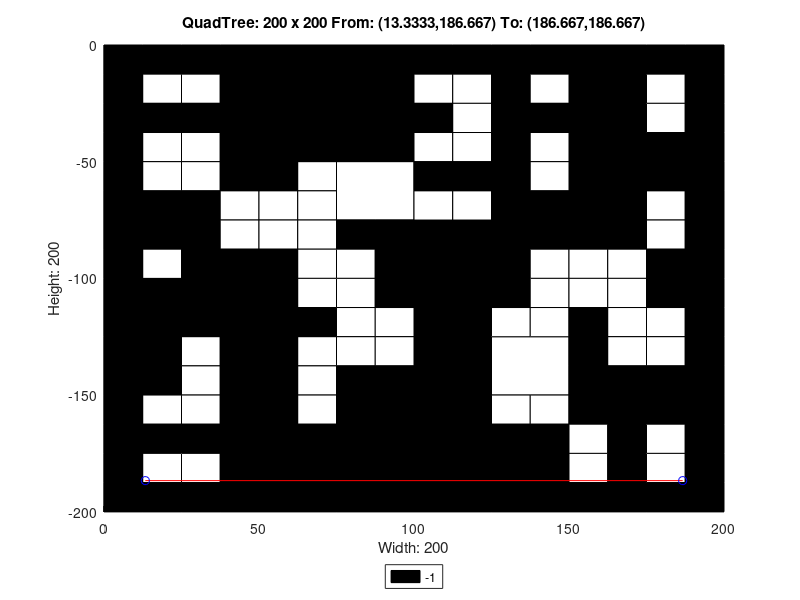

This chart was generated by the following MATLAB code:
axis([0 200 -200 0]);
title('QuadTree: 200 x 200 From: (13.3333,186.667) To: (186.667,186.667)');
xlabel('Width: 200');
ylabel('Height: 200');
rectangle('Position',[50 -50 50 50], 'FaceColor',[0 0 0]);
rectangle('Position',[75 -75 25 25], 'FaceColor',[1 1 1]);
rectangle('Position',[150 -25 25 25], 'FaceColor',[0 0 0]);
rectangle('Position',[150 -50 25 25], 'FaceColor',[0 0 0]);
rectangle('Position',[100 -100 25 25], 'FaceColor',[0 0 0]);
rectangle('Position',[150 -75 25 25], 'FaceColor',[0 0 0]);
rectangle('Position',[0 -125 25 25], 'FaceColor',[0 0 0]);
rectangle('Position',[25 -125 25 25], 'FaceColor',[0 0 0]);
rectangle('Position',[0 -150 25 25], 'FaceColor',[0 0 0]);
rectangle('Position',[75 -175 25 25], 'FaceColor',[0 0 0]);
rectangle('Position',[50 -200 25 25], 'FaceColor',[0 0 0]);
rectangle('Position',[75 -200 25 25], 'FaceColor',[0 0 0]);
rectangle('Position',[100 -125 25 25], 'FaceColor',[0 0 0]);
rectangle('Position',[100 -150 25 25], 'FaceColor',[0 0 0]);
rectangle('Position',[125 -150 25 25], 'FaceColor',[1 1 1]);
rectangle('Position',[100 -175 25 25], 'FaceColor',[0 0 0]);
rectangle('Position',[100 -200 25 25], 'FaceColor',[0 0 0]);
rectangle('Position',[125 -200 25 25], 'FaceColor',[0 0 0]);
rectangle('Position',[0 -12.5 12.5 12.5], 'FaceColor',[0 0 0]);
rectangle('Position',[12.5 -12.5 12.5 12.5], 'FaceColor',[0 0 0]);
rectangle('Position',[0 -25 12.5 12.5], 'FaceColor',[0 0 0]);
rectangle('Position',[12.5 -25 12.5 12.5], 'FaceColor',[1 1 1]);
rectangle('Position',[25 -12.5 12.5 12.5], 'FaceColor',[0 0 0]);
rectangle('Position',[37.5 -12.5 12.5 12.5], 'FaceColor',[0 0 0]);
rectangle('Position',[25 -25 12.5 12.5], 'FaceColor',[1 1 1]);
rectangle('Position',[37.5 -25 12.5 12.5], 'FaceColor',[0 0 0]);
rectangle('Position',[0 -37.5 12.5 12.5], 'FaceColor',[0 0 0]);
rectangle('Position',[12.5 -37.5 12.5 12.5], 'FaceColor',[0 0 0]);
rectangle('Position',[0 -50 12.5 12.5], 'FaceColor',[0 0 0]);
rectangle('Position',[12.5 -50 12.5 12.5], 'FaceColor',[1 1 1]);
rectangle('Position',[25 -37.5 12.5 12.5], 'FaceColor',[0 0 0]);
rectangle('Position',[37.5 -37.5 12.5 12.5], 'FaceColor',[0 0 0]);
rectangle('Position',[25 -50 12.5 12.5], 'FaceColor',[1 1 1]);
rectangle('Position',[37.5 -50 12.5 12.5], 'FaceColor',[0 0 0]);
rectangle('Position',[0 -62.5 12.5 12.5], 'FaceColor',[0 0 0]);
rectangle('Position',[12.5 -62.5 12.5 12.5], 'FaceColor',[1 1 1]);
rectangle('Position',[0 -75 12.5 12.5], 'FaceColor',[0 0 0]);
rectangle('Position',[12.5 -75 12.5 12.5], 'FaceColor',[0 0 0]);
rectangle('Position',[25 -62.5 12.5 12.5], 'FaceColor',[1 1 1]);
rectangle('Position',[37.5 -62.5 12.5 12.5], 'FaceColor',[0 0 0]);
rectangle('Position',[25 -75 12.5 12.5], 'FaceColor',[0 0 0]);
rectangle('Position',[37.5 -75 12.5 12.5], 'FaceColor',[1 1 1]);
rectangle('Position',[0 -87.5 12.5 12.5], 'FaceColor',[0 0 0]);
rectangle('Position',[12.5 -87.5 12.5 12.5], 'FaceColor',[0 0 0]);
rectangle('Position',[0 -100 12.5 12.5], 'FaceColor',[0 0 0]);
rectangle('Position',[12.5 -100 12.5 12.5], 'FaceColor',[1 1 1]);
rectangle('Position',[25 -87.5 12.5 12.5], 'FaceColor',[0 0 0]);
rectangle('Position',[37.5 -87.5 12.5 12.5], 'FaceColor',[1 1 1]);
rectangle('Position',[25 -100 12.5 12.5], 'FaceColor',[0 0 0]);
rectangle('Position',[37.5 -100 12.5 12.5], 'FaceColor',[0 0 0]);
rectangle('Position',[50 -62.5 12.5 12.5], 'FaceColor',[0 0 0]);
rectangle('Position',[62.5 -62.5 12.5 12.5], 'FaceColor',[1 1 1]);
rectangle('Position',[50 -75 12.5 12.5], 'FaceColor',[1 1 1]);
rectangle('Position',[62.5 -75 12.5 12.5], 'FaceColor',[1 1 1]);
rectangle('Position',[50 -87.5 12.5 12.5], 'FaceColor',[1 1 1]);
rectangle('Position',[62.5 -87.5 12.5 12.5], 'FaceColor',[1 1 1]);
rectangle('Position',[50 -100 12.5 12.5], 'FaceColor',[0 0 0]);
rectangle('Position',[62.5 -100 12.5 12.5], 'FaceColor',[1 1 1]);
rectangle('Position',[75 -87.5 12.5 12.5], 'FaceColor',[0 0 0]);
rectangle('Position',[87.5 -87.5 12.5 12.5], 'FaceColor',[0 0 0]);
rectangle('Position',[75 -100 12.5 12.5], 'FaceColor',[1 1 1]);
rectangle('Position',[87.5 -100 12.5 12.5], 'FaceColor',[0 0 0]);
rectangle('Position',[100 -12.5 12.5 12.5], 'FaceColor',[0 0 0]);
rectangle('Position',[112.5 -12.5 12.5 12.5], 'FaceColor',[0 0 0]);
rectangle('Position',[100 -25 12.5 12.5], 'FaceColor',[1 1 1]);
rectangle('Position',[112.5 -25 12.5 12.5], 'FaceColor',[1 1 1]);
rectangle('Position',[125 -12.5 12.5 12.5], 'FaceColor',[0 0 0]);
rectangle('Position',[137.5 -12.5 12.5 12.5], 'FaceColor',[0 0 0]);
rectangle('Position',[125 -25 12.5 12.5], 'FaceColor',[0 0 0]);
rectangle('Position',[137.5 -25 12.5 12.5], 'FaceColor',[1 1 1]);
rectangle('Position',[100 -37.5 12.5 12.5], 'FaceColor',[0 0 0]);
rectangle('Position',[112.5 -37.5 12.5 12.5], 'FaceColor',[1 1 1]);
rectangle('Position',[100 -50 12.5 12.5], 'FaceColor',[1 1 1]);
rectangle('Position',[112.5 -50 12.5 12.5], 'FaceColor',[1 1 1]);
rectangle('Position',[125 -37.5 12.5 12.5], 'FaceColor',[0 0 0]);
rectangle('Position',[137.5 -37.5 12.5 12.5], 'FaceColor',[0 0 0]);
rectangle('Position',[125 -50 12.5 12.5], 'FaceColor',[0 0 0]);
rectangle('Position',[137.5 -50 12.5 12.5], 'FaceColor',[1 1 1]);
rectangle('Position',[175 -12.5 12.5 12.5], 'FaceColor',[0 0 0]);
rectangle('Position',[187.5 -12.5 12.5 12.5], 'FaceColor',[0 0 0]);
rectangle('Position',[175 -25 12.5 12.5], 'FaceColor',[1 1 1]);
rectangle('Position',[187.5 -25 12.5 12.5], 'FaceColor',[0 0 0]);
rectangle('Position',[175 -37.5 12.5 12.5], 'FaceColor',[1 1 1]);
rectangle('Position',[187.5 -37.5 12.5 12.5], 'FaceColor',[0 0 0]);
rectangle('Position',[175 -50 12.5 12.5], 'FaceColor',[0 0 0]);
rectangle('Position',[187.5 -50 12.5 12.5], 'FaceColor',[0 0 0]);
rectangle('Position',[100 -62.5 12.5 12.5], 'FaceColor',[0 0 0]);
rectangle('Position',[112.5 -62.5 12.5 12.5], 'FaceColor',[0 0 0]);
rectangle('Position',[100 -75 12.5 12.5], 'FaceColor',[1 1 1]);
rectangle('Position',[112.5 -75 12.5 12.5], 'FaceColor',[1 1 1]);
rectangle('Position',[125 -62.5 12.5 12.5], 'FaceColor',[0 0 0]);
rectangle('Position',[137.5 -62.5 12.5 12.5], 'FaceColor',[1 1 1]);
rectangle('Position',[125 -75 12.5 12.5], 'FaceColor',[0 0 0]);
rectangle('Position',[137.5 -75 12.5 12.5], 'FaceColor',[0 0 0]);
rectangle('Position',[125 -87.5 12.5 12.5], 'FaceColor',[0 0 0]);
rectangle('Position',[137.5 -87.5 12.5 12.5], 'FaceColor',[0 0 0]);
rectangle('Position',[125 -100 12.5 12.5], 'FaceColor',[0 0 0]);
rectangle('Position',[137.5 -100 12.5 12.5], 'FaceColor',[1 1 1]);
rectangle('Position',[175 -62.5 12.5 12.5], 'FaceColor',[0 0 0]);
rectangle('Position',[187.5 -62.5 12.5 12.5], 'FaceColor',[0 0 0]);
rectangle('Position',[175 -75 12.5 12.5], 'FaceColor',[1 1 1]);
rectangle('Position',[187.5 -75 12.5 12.5], 'FaceColor',[0 0 0]);
rectangle('Position',[150 -87.5 12.5 12.5], 'FaceColor',[0 0 0]);
rectangle('Position',[162.5 -87.5 12.5 12.5], 'FaceColor',[0 0 0]);
rectangle('Position',[150 -100 12.5 12.5], 'FaceColor',[1 1 1]);
rectangle('Position',[162.5 -100 12.5 12.5], 'FaceColor',[1 1 1]);
rectangle('Position',[175 -87.5 12.5 12.5], 'FaceColor',[1 1 1]);
rectangle('Position',[187.5 -87.5 12.5 12.5], 'FaceColor',[0 0 0]);
rectangle('Position',[175 -100 12.5 12.5], 'FaceColor',[0 0 0]);
rectangle('Position',[187.5 -100 12.5 12.5], 'FaceColor',[0 0 0]);
rectangle('Position',[25 -137.5 12.5 12.5], 'FaceColor',[1 1 1]);
rectangle('Position',[37.5 -137.5 12.5 12.5], 'FaceColor',[0 0 0]);
rectangle('Position',[25 -150 12.5 12.5], 'FaceColor',[1 1 1]);
rectangle('Position',[37.5 -150 12.5 12.5], 'FaceColor',[0 0 0]);
rectangle('Position',[50 -112.5 12.5 12.5], 'FaceColor',[0 0 0]);
rectangle('Position',[62.5 -112.5 12.5 12.5], 'FaceColor',[1 1 1]);
rectangle('Position',[50 -125 12.5 12.5], 'FaceColor',[0 0 0]);
rectangle('Position',[62.5 -125 12.5 12.5], 'FaceColor',[0 0 0]);
rectangle('Position',[75 -112.5 12.5 12.5], 'FaceColor',[1 1 1]);
rectangle('Position',[87.5 -112.5 12.5 12.5], 'FaceColor',[0 0 0]);
rectangle('Position',[75 -125 12.5 12.5], 'FaceColor',[1 1 1]);
rectangle('Position',[87.5 -125 12.5 12.5], 'FaceColor',[1 1 1]);
rectangle('Position',[50 -137.5 12.5 12.5], 'FaceColor',[0 0 0]);
rectangle('Position',[62.5 -137.5 12.5 12.5], 'FaceColor',[1 1 1]);
rectangle('Position',[50 -150 12.5 12.5], 'FaceColor',[0 0 0]);
rectangle('Position',[62.5 -150 12.5 12.5], 'FaceColor',[1 1 1]);
rectangle('Position',[75 -137.5 12.5 12.5], 'FaceColor',[1 1 1]);
rectangle('Position',[87.5 -137.5 12.5 12.5], 'FaceColor',[1 1 1]);
rectangle('Position',[75 -150 12.5 12.5], 'FaceColor',[0 0 0]);
rectangle('Position',[87.5 -150 12.5 12.5], 'FaceColor',[0 0 0]);
rectangle('Position',[0 -162.5 12.5 12.5], 'FaceColor',[0 0 0]);
rectangle('Position',[12.5 -162.5 12.5 12.5], 'FaceColor',[1 1 1]);
rectangle('Position',[0 -175 12.5 12.5], 'FaceColor',[0 0 0]);
rectangle('Position',[12.5 -175 12.5 12.5], 'FaceColor',[0 0 0]);
rectangle('Position',[25 -162.5 12.5 12.5], 'FaceColor',[1 1 1]);
rectangle('Position',[37.5 -162.5 12.5 12.5], 'FaceColor',[0 0 0]);
rectangle('Position',[25 -175 12.5 12.5], 'FaceColor',[0 0 0]);
rectangle('Position',[37.5 -175 12.5 12.5], 'FaceColor',[0 0 0]);
rectangle('Position',[0 -187.5 12.5 12.5], 'FaceColor',[0 0 0]);
rectangle('Position',[12.5 -187.5 12.5 12.5], 'FaceColor',[1 1 1]);
rectangle('Position',[0 -200 12.5 12.5], 'FaceColor',[0 0 0]);
rectangle('Position',[12.5 -200 12.5 12.5], 'FaceColor',[0 0 0]);
rectangle('Position',[25 -187.5 12.5 12.5], 'FaceColor',[1 1 1]);
rectangle('Position',[37.5 -187.5 12.5 12.5], 'FaceColor',[0 0 0]);
rectangle('Position',[25 -200 12.5 12.5], 'FaceColor',[0 0 0]);
rectangle('Position',[37.5 -200 12.5 12.5], 'FaceColor',[0 0 0]);
rectangle('Position',[50 -162.5 12.5 12.5], 'FaceColor',[0 0 0]);
rectangle('Position',[62.5 -162.5 12.5 12.5], 'FaceColor',[1 1 1]);
rectangle('Position',[50 -175 12.5 12.5], 'FaceColor',[0 0 0]);
rectangle('Position',[62.5 -175 12.5 12.5], 'FaceColor',[0 0 0]);
rectangle('Position',[125 -112.5 12.5 12.5], 'FaceColor',[0 0 0]);
rectangle('Position',[137.5 -112.5 12.5 12.5], 'FaceColor',[1 1 1]);
rectangle('Position',[125 -125 12.5 12.5], 'FaceColor',[1 1 1]);
rectangle('Position',[137.5 -125 12.5 12.5], 'FaceColor',[1 1 1]);
rectangle('Position',[150 -112.5 12.5 12.5], 'FaceColor',[1 1 1]);
rectangle('Position',[162.5 -112.5 12.5 12.5], 'FaceColor',[1 1 1]);
rectangle('Position',[150 -125 12.5 12.5], 'FaceColor',[0 0 0]);
rectangle('Position',[162.5 -125 12.5 12.5], 'FaceColor',[1 1 1]);
rectangle('Position',[175 -112.5 12.5 12.5], 'FaceColor',[0 0 0]);
rectangle('Position',[187.5 -112.5 12.5 12.5], 'FaceColor',[0 0 0]);
rectangle('Position',[175 -125 12.5 12.5], 'FaceColor',[1 1 1]);
rectangle('Position',[187.5 -125 12.5 12.5], 'FaceColor',[0 0 0]);
rectangle('Position',[150 -137.5 12.5 12.5], 'FaceColor',[0 0 0]);
rectangle('Position',[162.5 -137.5 12.5 12.5], 'FaceColor',[1 1 1]);
rectangle('Position',[150 -150 12.5 12.5], 'FaceColor',[0 0 0]);
rectangle('Position',[162.5 -150 12.5 12.5], 'FaceColor',[0 0 0]);
rectangle('Position',[175 -137.5 12.5 12.5], 'FaceColor',[1 1 1]);
rectangle('Position',[187.5 -137.5 12.5 12.5], 'FaceColor',[0 0 0]);
rectangle('Position',[175 -150 12.5 12.5], 'FaceColor',[0 0 0]);
rectangle('Position',[187.5 -150 12.5 12.5], 'FaceColor',[0 0 0]);
rectangle('Position',[125 -162.5 12.5 12.5], 'FaceColor',[1 1 1]);
rectangle('Position',[137.5 -162.5 12.5 12.5], 'FaceColor',[1 1 1]);
rectangle('Position',[125 -175 12.5 12.5], 'FaceColor',[0 0 0]);
rectangle('Position',[137.5 -175 12.5 12.5], 'FaceColor',[0 0 0]);
rectangle('Position',[150 -162.5 12.5 12.5], 'FaceColor',[0 0 0]);
rectangle('Position',[162.5 -162.5 12.5 12.5], 'FaceColor',[0 0 0]);
rectangle('Position',[150 -175 12.5 12.5], 'FaceColor',[1 1 1]);
rectangle('Position',[162.5 -175 12.5 12.5], 'FaceColor',[0 0 0]);
rectangle('Position',[175 -162.5 12.5 12.5], 'FaceColor',[0 0 0]);
rectangle('Position',[187.5 -162.5 12.5 12.5], 'FaceColor',[0 0 0]);
rectangle('Position',[175 -175 12.5 12.5], 'FaceColor',[1 1 1]);
rectangle('Position',[187.5 -175 12.5 12.5], 'FaceColor',[0 0 0]);
rectangle('Position',[150 -187.5 12.5 12.5], 'FaceColor',[1 1 1]);
rectangle('Position',[162.5 -187.5 12.5 12.5], 'FaceColor',[0 0 0]);
rectangle('Position',[150 -200 12.5 12.5], 'FaceColor',[0 0 0]);
rectangle('Position',[162.5 -200 12.5 12.5], 'FaceColor',[0 0 0]);
rectangle('Position',[175 -187.5 12.5 12.5], 'FaceColor',[1 1 1]);
rectangle('Position',[187.5 -187.5 12.5 12.5], 'FaceColor',[0 0 0]);
rectangle('Position',[175 -200 12.5 12.5], 'FaceColor',[0 0 0]);
rectangle('Position',[187.5 -200 12.5 12.5], 'FaceColor',[0 0 0]);
X=[186.667,13.3333];
Y=[-186.667,-186.667];
hold on;
plot(X,Y,'r');
plot(X,Y,'bo');
legend('-1','Location','southoutside');
